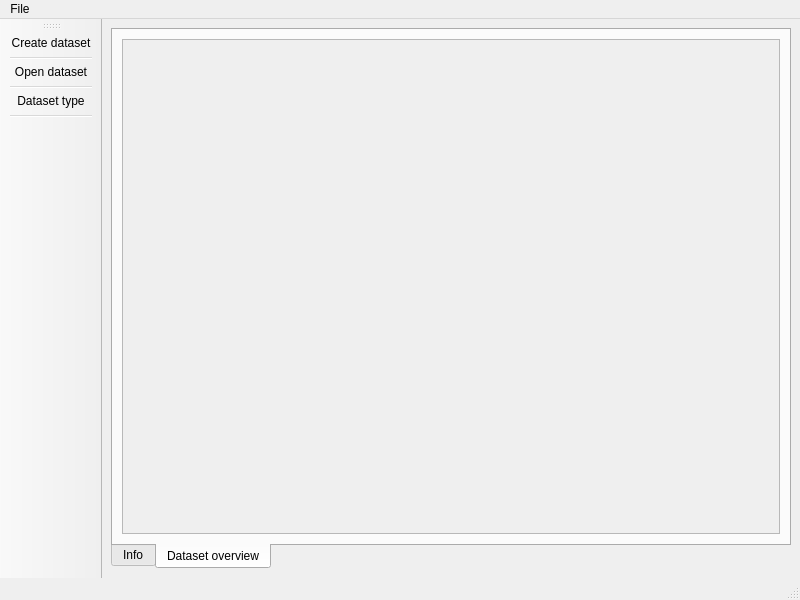
<?xml version="1.0" encoding="UTF-8"?>
<ui version="4.0">
 <class>mainwindow</class>
 <widget class="QMainWindow" name="mainwindow">
  <property name="geometry">
   <rect>
    <x>0</x>
    <y>0</y>
    <width>800</width>
    <height>600</height>
   </rect>
  </property>
  <property name="windowTitle">
   <string>mainwindow</string>
  </property>
  <widget class="QWidget" name="centralwidget">
   <layout class="QGridLayout" name="gridLayout_2">
    <item row="0" column="0">
     <widget class="QTabWidget" name="tabWidget">
      <property name="tabPosition">
       <enum>QTabWidget::South</enum>
      </property>
      <property name="currentIndex">
       <number>1</number>
      </property>
      <widget class="QWidget" name="tab">
       <attribute name="title">
        <string>Info</string>
       </attribute>
       <layout class="QGridLayout" name="gridLayout_3">
        <item row="0" column="0">
         <layout class="QGridLayout" name="gridLayout"/>
        </item>
       </layout>
      </widget>
      <widget class="QWidget" name="tab_2">
       <attribute name="title">
        <string>Dataset overview</string>
       </attribute>
       <layout class="QVBoxLayout" name="verticalLayout_2">
        <item>
         <layout class="QVBoxLayout" name="verticalLayout">
          <item>
           <widget class="QScrollArea" name="dataOverviewScroll">
            <property name="widgetResizable">
             <bool>true</bool>
            </property>
            <widget class="QWidget" name="scrollAreaWidgetContents">
             <property name="geometry">
              <rect>
               <x>0</x>
               <y>0</y>
               <width>647</width>
               <height>482</height>
              </rect>
             </property>
            </widget>
           </widget>
          </item>
         </layout>
        </item>
       </layout>
      </widget>
     </widget>
    </item>
   </layout>
  </widget>
  <widget class="QMenuBar" name="menubar">
   <property name="geometry">
    <rect>
     <x>0</x>
     <y>0</y>
     <width>800</width>
     <height>23</height>
    </rect>
   </property>
   <widget class="QMenu" name="menuFile">
    <property name="title">
     <string>File</string>
    </property>
    <addaction name="actionCreateDataset"/>
    <addaction name="actionOpen_dataset"/>
   </widget>
   <addaction name="menuFile"/>
  </widget>
  <widget class="QStatusBar" name="statusbar"/>
  <widget class="QToolBar" name="toolBar">
   <property name="windowTitle">
    <string>toolBar</string>
   </property>
   <attribute name="toolBarArea">
    <enum>LeftToolBarArea</enum>
   </attribute>
   <attribute name="toolBarBreak">
    <bool>false</bool>
   </attribute>
   <addaction name="actionCreateDataset"/>
   <addaction name="separator"/>
   <addaction name="actionOpen_dataset"/>
   <addaction name="separator"/>
   <addaction name="actionactionSelectDatasetType"/>
   <addaction name="separator"/>
  </widget>
  <action name="actionCreateDataset">
   <property name="text">
    <string>Create dataset</string>
   </property>
  </action>
  <action name="actionOpen_dataset">
   <property name="text">
    <string>Open dataset</string>
   </property>
  </action>
  <action name="actionactionSelectDatasetType">
   <property name="text">
    <string>Dataset type</string>
   </property>
  </action>
 </widget>
 <resources/>
 <connections/>
</ui>
